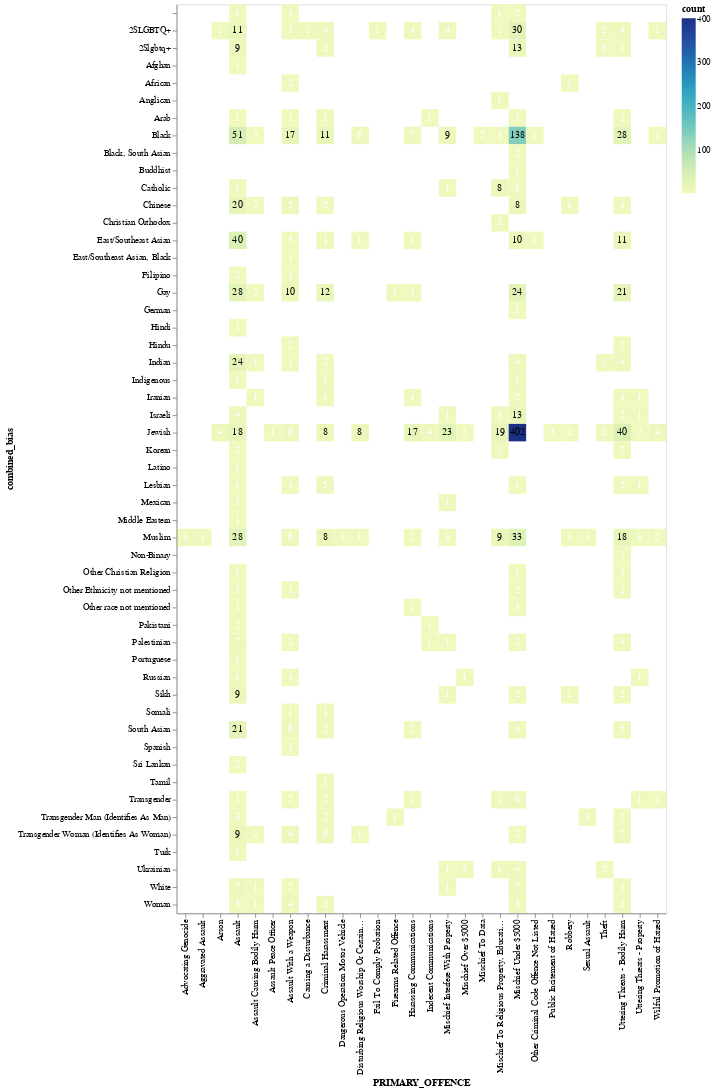

The notebook cell saved with this chart:
### Code cell
agg_df = df1.groupby(['PRIMARY_OFFENCE', 'combined_bias']).size().reset_index(name='count')

heatmap = alt.Chart(agg_df).mark_rect().encode(
    x='PRIMARY_OFFENCE:N',
    y='combined_bias:N',
    color='count:Q',
    tooltip=['PRIMARY_OFFENCE', 'combined_bias', 'count']
)

text = alt.Chart(agg_df).mark_text(baseline='middle').encode(
    x='PRIMARY_OFFENCE:N',
    y='combined_bias:N',
    text='count:Q',
    color=alt.condition(
        alt.datum.count > agg_df['count'].mean(),  # Adjust threshold as needed
        alt.value('black'),
        alt.value('white')
    )
)
heatmap + text

### Figure 1 — Vega-Lite specification as saved in the notebook (floating-point values rounded to 4 significant figures; data arrays with more than 128 entries replaced by an {"elided": "..."} marker saying what was removed)
{"config": {"view": {"continuousWidth": 300, "continuousHeight": 300}}, "layer": [{"mark": {"type": "rect"}, "encoding": {"color": {"field": "count", "type": "quantitative"}, "tooltip": [{"field": "PRIMARY_OFFENCE", "type": "nominal"}, {"field": "combined_bias", "type": "nominal"}, {"field": "count", "type": "quantitative"}], "x": {"field": "PRIMARY_OFFENCE", "type": "nominal"}, "y": {"field": "combined_bias", "type": "nominal"}}}, {"mark": {"type": "text", "baseline": "middle"}, "encoding": {"color": {"condition": {"test": "(datum.count > 7.013100436681222)", "value": "black"}, "value": "white"}, "text": {"field": "count", "type": "quantitative"}, "x": {"field": "PRIMARY_OFFENCE", "type": "nominal"}, "y": {"field": "combined_bias", "type": "nominal"}}}], "data": {"name": "data-a74500823e077835c86ad9fc62a7b0f5"}, "$schema": "https://vega.github.io/schema/vega-lite/v5.8.0.json", "datasets": {"data-a74500823e077835c86ad9fc62a7b0f5": {"elided": "229 records"}}}
